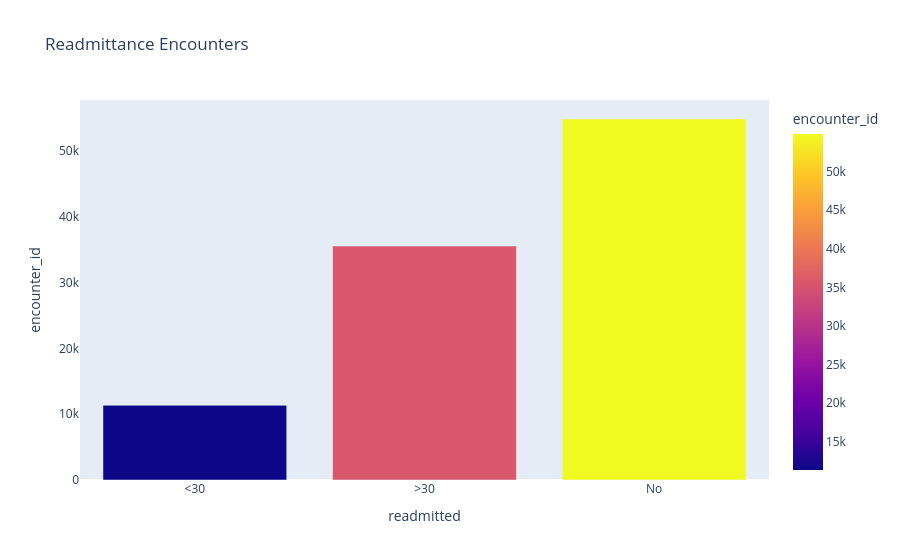

The notebook cell saved with this chart:
### Code cell
# visualize
fig = px.bar(readmitted_df, x='readmitted', y='encounter_id', color='encounter_id'
             , title='Readmittance Encounters'
             , hover_data='percent_encounters')
fig.update_xaxes(showgrid=False)
fig.update_yaxes(showgrid=False)
fig.show()

### Figure 1 — Plotly figure (JSON) as saved in the notebook; plotly's stock layout.template omitted (floating-point values rounded to 4 significant figures)
{"data": [{"customdata": [[11.2], [34.9], [53.9]], "hovertemplate": "readmitted=%{x}<br>encounter_id=%{marker.color}<br>percent_encounters=%{customdata[0]}<extra></extra>", "legendgroup": "", "marker": {"color": [11357, 35545, 54864], "coloraxis": "coloraxis", "pattern": {"shape": ""}}, "name": "", "orientation": "v", "showlegend": false, "textposition": "auto", "type": "bar", "x": ["<30", ">30", "No"], "xaxis": "x", "y": [11357, 35545, 54864], "yaxis": "y"}], "layout": {"barmode": "relative", "coloraxis": {"colorbar": {"title": {"text": "encounter_id"}}, "colorscale": [[0, "#0d0887"], [0.1111, "#46039f"], [0.2222, "#7201a8"], [0.3333, "#9c179e"], [0.4444, "#bd3786"], [0.5556, "#d8576b"], [0.6667, "#ed7953"], [0.7778, "#fb9f3a"], [0.8889, "#fdca26"], [1, "#f0f921"]]}, "legend": {"tracegroupgap": 0}, "title": {"text": "Readmittance Encounters"}, "xaxis": {"anchor": "y", "domain": [0, 1], "showgrid": false, "title": {"text": "readmitted"}}, "yaxis": {"anchor": "x", "domain": [0, 1], "showgrid": false, "title": {"text": "encounter_id"}}}}
